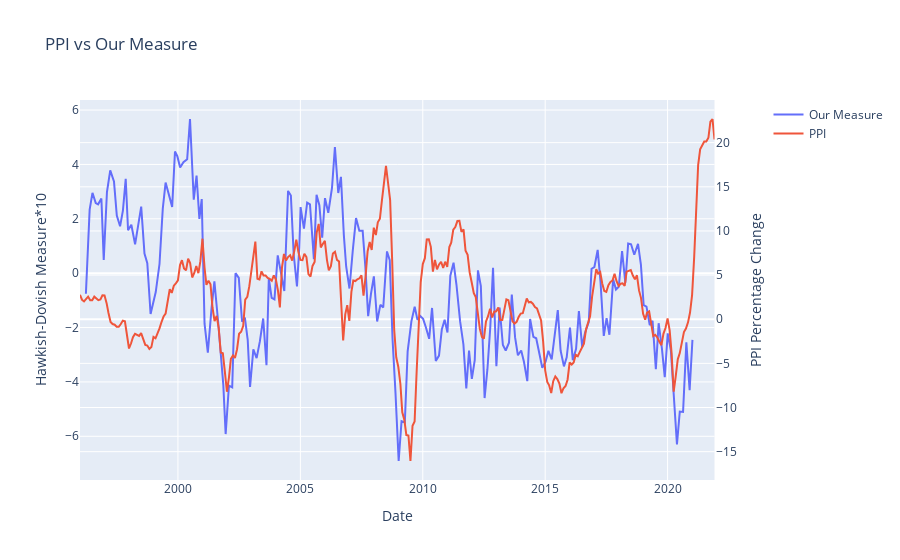

The notebook cell saved with this chart:
### Code cell
######################## Comparison with PPI ########################
df_PPI = pd.read_csv("../data/market_data/PPIACO.csv")
df_PPI['DATE'] = pd.to_datetime(df_PPI['DATE'], format='%Y-%m-%d')
df_PPI["PPI_change"] =  df_PPI["PPIACO"].pct_change(12)*100
df_PPI = df_PPI[(df_PPI['DATE'] >= '1996-01-01') & (df_PPI['DATE'] <= '2021-12-31')]

# plot in plotly
# Create figure with secondary y-axis
fig = make_subplots(specs=[[{"secondary_y": True}]])

# Add traces
fig.add_trace(
    go.Scatter(x=df_measure["ReleaseDate"], y=df_measure["our_measure"]*10, name="Our Measure"),
    secondary_y=False,
)

fig.add_trace(
    go.Scatter(x=df_CPI['DATE'], y=df_PPI["PPI_change"], name="PPI"),
    secondary_y=True,
)

# Add figure title
fig.update_layout(
    title_text="PPI vs Our Measure"
)

# Set x-axis title
fig.update_xaxes(title_text="Date")

# Set y-axes titles
fig.update_yaxes(title_text="Hawkish-Dovish Measure*10", secondary_y=False)
fig.update_yaxes(title_text="PPI Percentage Change", secondary_y=True)

fig.show()

### Figure 1 — Plotly figure (JSON) as saved in the notebook; plotly's stock layout.template omitted (floating-point values rounded to 4 significant figures; data arrays with more than 128 entries replaced by an {"elided": "..."} marker saying what was removed)
{"data": [{"name": "Our Measure", "type": "scatter", "x": {"elided": "200 str values"}, "xaxis": "x", "y": {"elided": "200 float values"}, "yaxis": "y"}, {"name": "PPI", "type": "scatter", "x": {"elided": "312 str values"}, "xaxis": "x", "y": {"elided": "312 float values"}, "yaxis": "y2"}], "layout": {"title": {"text": "PPI vs Our Measure"}, "xaxis": {"anchor": "y", "domain": [0, 0.94], "title": {"text": "Date"}}, "yaxis": {"anchor": "x", "domain": [0, 1], "title": {"text": "Hawkish-Dovish Measure*10"}}, "yaxis2": {"anchor": "x", "overlaying": "y", "side": "right", "title": {"text": "PPI Percentage Change"}}}}
